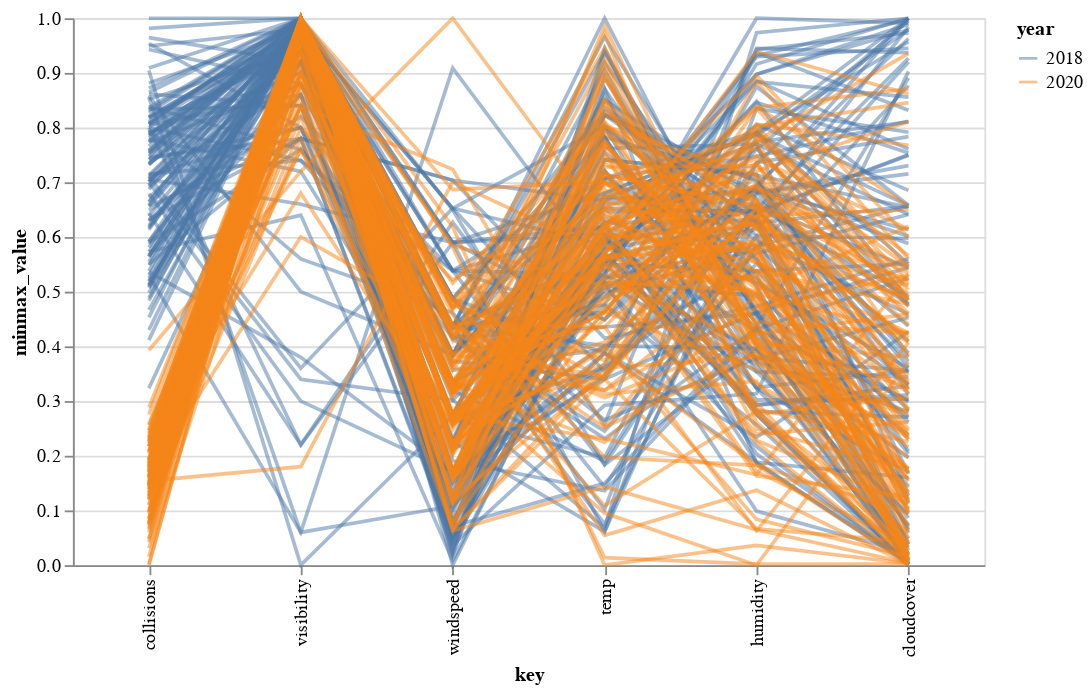

The code cell stored with this chart in its notebook:
### Code cell
custom_sort_order = ['collisions', 'visibility', 'windspeed', 'temp', 'humidity', 'cloudcover']


alt.Chart(coll_weather).transform_window(
    index='count()'
).transform_fold(
    ['temp', 'windspeed', 'collisions', 'humidity', 'cloudcover', 'visibility']
).transform_joinaggregate(
     min='min(value)',
     max='max(value)',
     groupby=['key']
).transform_calculate(
    minmax_value=(datum.value-datum.min)/(datum.max-datum.min),
    mid=(datum.min+datum.max)/2
).mark_line().encode(
    x=alt.X('key:N', sort=custom_sort_order),  # Use the custom sort order
    y='minmax_value:Q',
    color='year:N',
    detail='index:N',
    opacity=alt.value(0.5)
).properties(width=500)

### Figure 1 — Vega-Lite specification as saved in the notebook (floating-point values rounded to 4 significant figures; data arrays with more than 128 entries replaced by an {"elided": "..."} marker saying what was removed)
{"config": {"view": {"continuousWidth": 300, "continuousHeight": 300}}, "data": {"name": "data-8b5876078716f2ebae27c2129db55dbc"}, "mark": {"type": "line"}, "encoding": {"color": {"field": "year", "type": "nominal"}, "detail": {"field": "index", "type": "nominal"}, "opacity": {"value": 0.5}, "x": {"field": "key", "sort": ["collisions", "visibility", "windspeed", "temp", "humidity", "cloudcover"], "type": "nominal"}, "y": {"field": "minmax_value", "type": "quantitative"}}, "transform": [{"window": [{"op": "count", "as": "index"}]}, {"fold": ["temp", "windspeed", "collisions", "humidity", "cloudcover", "visibility"]}, {"joinaggregate": [{"op": "min", "field": "value", "as": "min"}, {"op": "max", "field": "value", "as": "max"}], "groupby": ["key"]}, {"calculate": "((datum.value - datum.min) / (datum.max - datum.min))", "as": "minmax_value"}, {"calculate": "((datum.min + datum.max) / 2)", "as": "mid"}], "width": 500, "$schema": "https://vega.github.io/schema/vega-lite/v5.8.0.json", "datasets": {"data-8b5876078716f2ebae27c2129db55dbc": {"elided": "244 records"}}}
